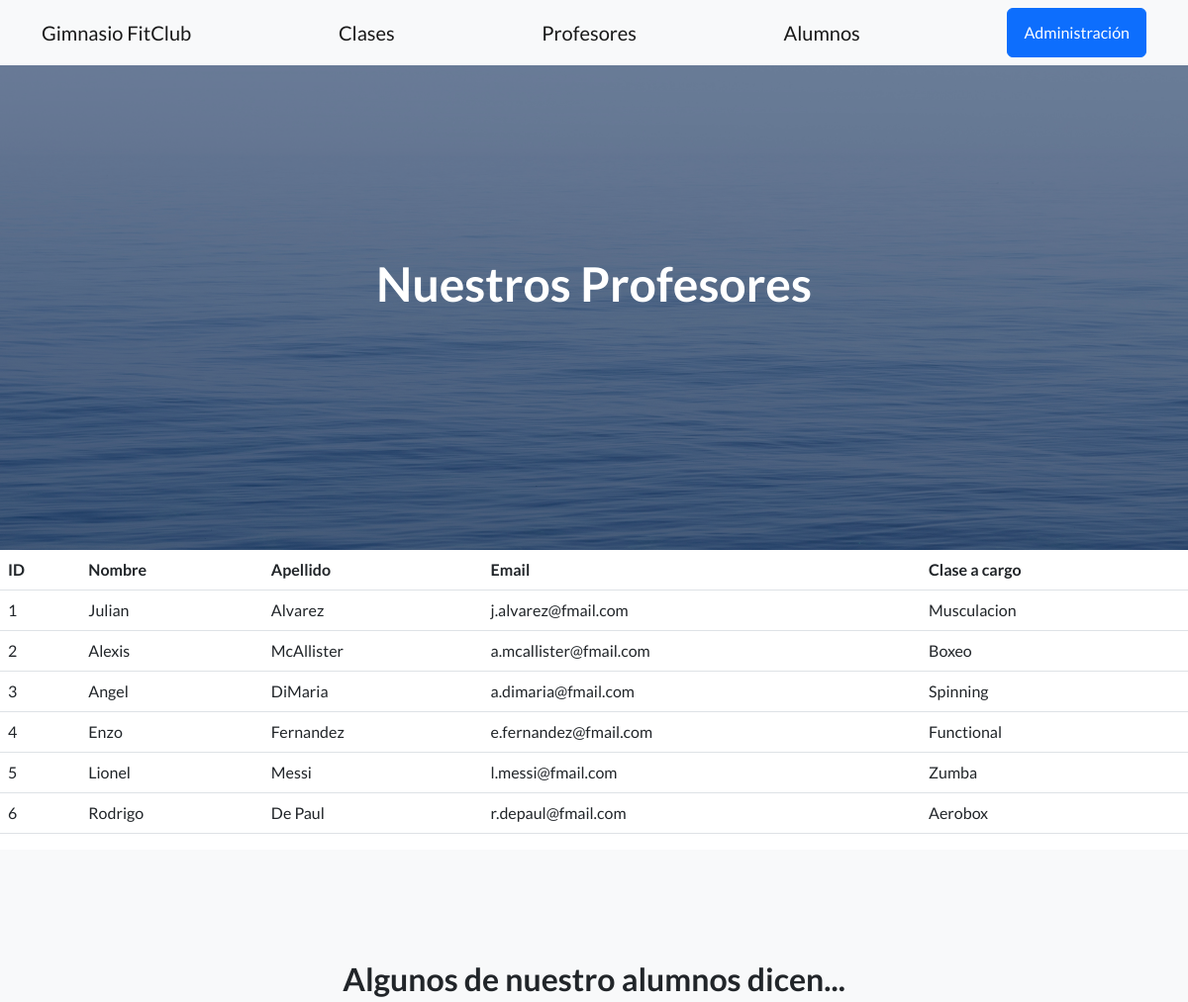
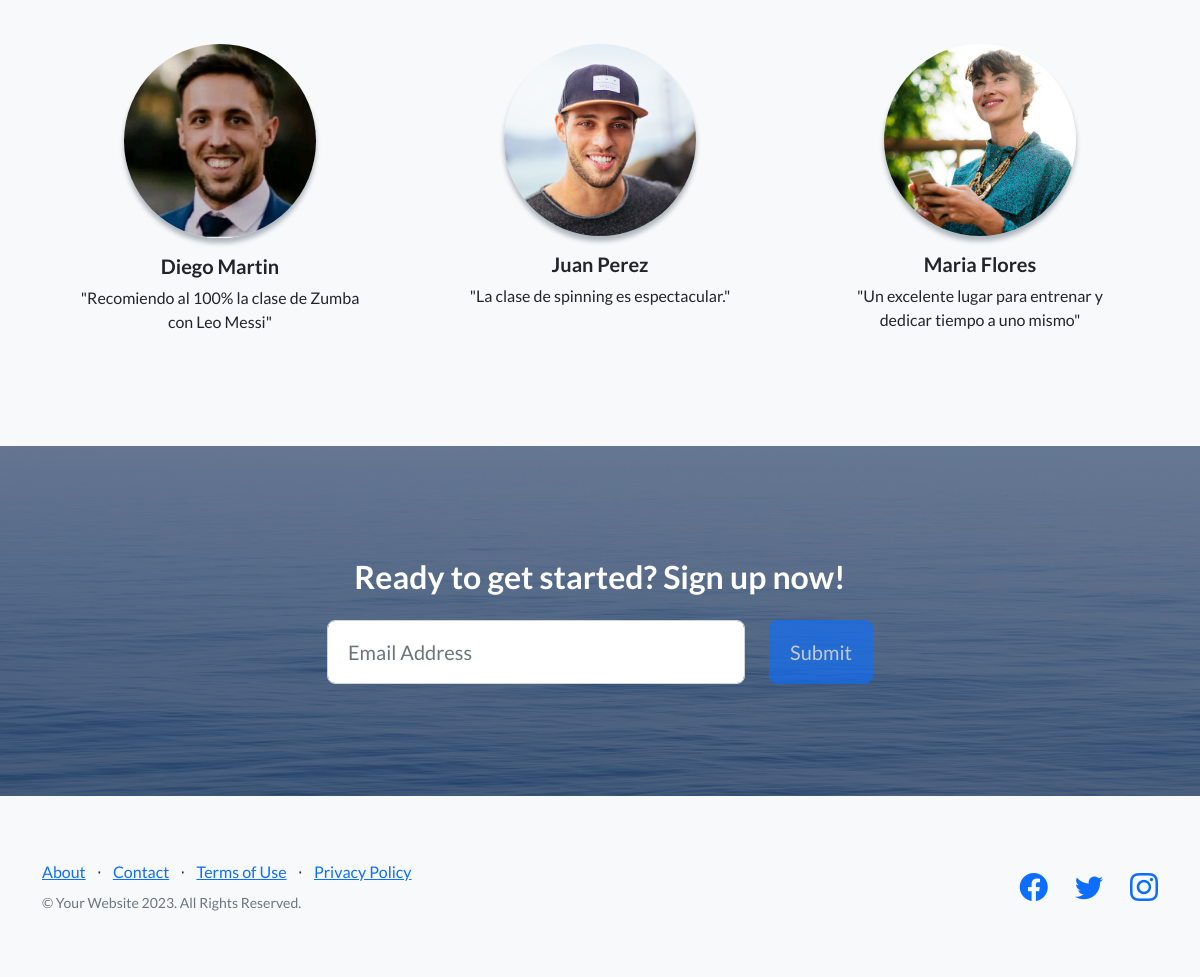
The page /appDiego/profesores on the database its author committed (2 pictures, top to bottom).
### appDiego/models.py (models this page shows, shortened)
class Profesor(models.Model):
    nombre= models.CharField(max_length=50)
    apellido=models.CharField(max_length=50)
    email=models.EmailField()
    clase_a_cargo = models.CharField(max_length=50)

### appDiego/views.py (the view)
# urls.py: path('profesores',profesores, name='profesores' ),
def profesores(request):
    ctx = {"profesores": Profesor.objects.all()}
    return render(request, 'appDiego/profesores.html',ctx)

### appDiego/templates/appDiego/profesores.html (shortened to what this page needs)
{% extends 'appDiego/base.html' %}
{% load static %}
{%block header%}
    Nuestros Profesores
{%endblock header%}
{% block primario %}
<table class="table">
    <thead>
        <tr>
            <th>ID</th>
            <th>Nombre</th>
            <th>Apellido</th>
            <th>Email</th>
            <th>Clase a cargo</th>
        </tr>
    </thead>
    <tbody>
    {% for profesor in profesores %}
    <tr>
        <td>{{profesor.id}}</td>
        <td>{{profesor.nombre}}</td>
        <td>{{profesor.apellido}}</td>
        <td>{{profesor.email}}</td>
        <td>{{profesor.clase_a_cargo}}</td>
    </tr>
    {%endfor%}
    </tbody>
</table>
{% endblock primario %}

### rows shown on the page
Profesor: id "1", nombre "Julian", apellido "Alvarez", email "j.alvarez@fmail.com", clase_a_cargo "Musculacion"
Profesor: id "2", nombre "Alexis", apellido "McAllister", email "a.mcallister@fmail.com", clase_a_cargo "Boxeo"
Profesor: id "3", nombre "Angel", apellido "DiMaria", email "a.dimaria@fmail.com", clase_a_cargo "Spinning"
Profesor: id "4", nombre "Enzo", apellido "Fernandez", email "e.fernandez@fmail.com", clase_a_cargo "Functional"
Profesor: id "5", nombre "Lionel", apellido "Messi", email "l.messi@fmail.com", clase_a_cargo "Zumba"
Profesor: id "6", nombre "Rodrigo", apellido "De Paul", email "r.depaul@fmail.com", clase_a_cargo "Aerobox"
